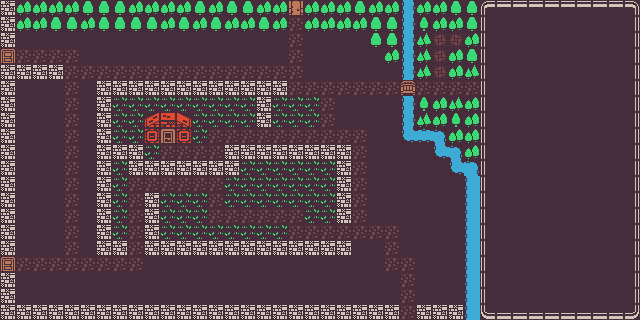

Rendered tile map (Tiled .tmx) drawn with the repository's tilesets; below, a short description and the full map source, tile grids included:
An orthogonal 40x20 tile map with 16x16 px tiles, 2 tile layers (ground, walls), 3 tilesets.

<map version="1.10" tiledversion="1.10.1" orientation="orthogonal" renderorder="right-down" width="40" height="20" tilewidth="16" tileheight="16" infinite="0" nextlayerid="5" nextobjectid="1">
 <tileset firstgid="1" name="colored-transparent_packed" tilewidth="16" tileheight="16" tilecount="1078" columns="49">
  <image source="kenney_1-bit-pack/Tilesheet/colored-transparent_packed.png" width="784" height="352" />
 </tileset>
 <tileset firstgid="1079" name="tilemap_packed" tilewidth="16" tileheight="16" tilecount="132" columns="12">
  <image source="kenney_tiny/kenney_tiny-town/Tilemap/tilemap_packed.png" width="192" height="176" />
 </tileset>
 <tileset firstgid="1211" name="colored_packed" tilewidth="16" tileheight="16" tilecount="1078" columns="49">
  <image source="kenney_tiny/kenney_1-bit-pack/Tilesheet/colored_packed.png" width="784" height="352" />
 </tileset>
 <layer id="1" name="ground" width="40" height="20">
  <data encoding="csv">
1211,1211,1211,1211,1211,1211,1211,1211,1211,1211,1211,1211,1211,1211,1211,1211,1211,1211,1214,1211,1211,1211,1211,1211,1211,1211,1211,1211,1211,1211,1211,1211,1211,1211,1211,1211,1211,1211,1211,1211,
1211,1211,1211,1211,1211,1211,1211,1211,1211,1211,1211,1211,1211,1211,1211,1211,1211,1211,1213,1211,1211,1211,1211,1211,1211,1211,1211,1211,1211,1211,1211,1211,1211,1211,1211,1211,1211,1211,1211,1211,
1211,1211,1211,1211,1211,1211,1211,1211,1211,1211,1211,1211,1211,1211,1211,1211,1211,1211,1213,1211,1211,1211,1211,1211,1211,1211,1211,1214,536872126,1211,1211,1211,1211,1211,1211,1211,1211,1211,1211,1211,
1213,1213,1213,1213,1213,1211,1211,1211,1211,1211,1211,1211,1211,1211,1211,1211,1211,1211,1213,1211,1211,1211,1211,1211,1211,1211,1211,1214,1211,1211,1211,1211,1211,1211,1211,1211,1211,1211,1211,1211,
1211,1211,1211,1211,1213,1213,1213,1213,1213,1213,1213,1213,1213,1213,1213,1213,1213,1213,1213,1211,1211,1211,1211,1211,1211,1211,1211,1214,1211,1211,1211,1211,1211,1211,1211,1211,1211,1211,1211,1211,
1211,1211,1211,1211,1213,1211,1211,1211,1211,1211,1211,1211,1211,1211,1211,1211,1211,1211,1213,1213,1213,1213,1213,1213,1213,1462,1213,1213,1213,1213,1211,1211,1211,1211,1211,1211,1211,1211,1211,1211,
1211,1211,1211,1211,1213,1211,1211,1216,1216,1216,1216,1216,1216,1216,1216,1216,1211,1216,1216,1216,1213,1211,1211,1211,1211,1211,1211,1211,1211,1211,1211,1211,1211,1211,1211,1211,1211,1211,1211,1211,
1211,1211,1211,1211,1213,1211,1211,1216,1216,1216,1216,1216,1216,1216,1216,1216,1211,1216,1216,1216,1213,1211,1211,1211,1211,1211,1211,1211,1211,1211,1211,1211,1211,1211,1211,1211,1211,1211,1211,1211,
1211,1211,1211,1211,1213,1211,1211,1216,1216,1216,1216,1216,1216,1213,1213,1213,1213,1213,1213,1213,1213,1213,1213,1211,1211,1211,1211,1211,1211,1211,1211,1211,1211,1211,1211,1211,1211,1211,1211,1211,
1211,1211,1211,1211,1213,1211,1211,1211,1211,1216,1213,1213,1213,1213,1211,1211,1211,1211,1211,1211,1211,1211,1213,1211,1211,1211,1211,1211,1211,1211,1211,1211,1211,1211,1211,1211,1211,1211,1211,1211,
1211,1211,1211,1211,1213,1211,1211,1216,1211,1211,1211,1211,1211,1211,1216,1216,1216,1216,1216,1216,1216,1211,1213,1211,1211,1211,1211,1211,1211,1211,1211,1211,1211,1211,1211,1211,1211,1211,1211,1211,
1211,1211,1211,1211,1213,1211,1211,1216,1213,1213,1213,1213,1213,1213,1216,1216,1216,1216,1216,1216,1216,1211,1213,1211,1211,1211,1211,1211,1211,1211,1211,1211,1211,1211,1211,1211,1211,1211,1211,1211,
1211,1211,1211,1211,1213,1211,1211,1216,1213,1211,1216,1216,1216,1213,1216,1216,1216,1216,1216,1216,1216,1211,1213,1211,1211,1211,1211,1211,1211,1211,1211,1211,1211,1211,1211,1211,1211,1211,1211,1211,
1211,1211,1211,1211,1213,1211,1211,1216,1213,1211,1216,1216,1216,1213,1213,1213,1213,1213,1213,1216,1216,1211,1213,1211,1211,1211,1211,1211,1211,1211,1211,1211,1211,1211,1211,1211,1211,1211,1211,1211,
1211,1211,1211,1211,1213,1211,1211,1216,1213,1211,1216,1216,1216,1216,1216,1216,1216,1216,1213,1213,1213,1213,1213,1213,1213,1211,1211,1211,1211,1211,1211,1211,1211,1211,1211,1211,1211,1211,1211,1211,
1211,1211,1211,1211,1213,1211,1211,1211,1213,1211,1211,1211,1211,1211,1211,1211,1211,1211,1211,1211,1211,1211,1211,1211,1213,1211,1211,1211,1211,1211,1211,1211,1211,1211,1211,1211,1211,1211,1211,1211,
1213,1213,1213,1213,1213,1213,1213,1213,1213,1211,1211,1211,1211,1211,1211,1211,1211,1211,1211,1211,1211,1211,1211,1211,1213,1213,1211,1211,1211,1211,1211,1211,1211,1211,1211,1211,1211,1211,1211,1211,
1211,1211,1211,1211,1211,1211,1211,1211,1211,1211,1211,1211,1211,1211,1211,1211,1211,1211,1211,1211,1211,1211,1211,1211,1211,1213,1211,1211,1211,1211,1211,1211,1211,1211,1211,1211,1211,1211,1211,1211,
1211,1211,1211,1211,1211,1211,1211,1211,1211,1211,1211,1211,1211,1211,1211,1211,1211,1211,1211,1211,1211,1211,1211,1211,1211,1213,1211,1211,1211,1211,1211,1211,1211,1211,1211,1211,1211,1211,1211,1211,
1211,1211,1211,1211,1211,1211,1211,1211,1211,1211,1211,1211,1211,1211,1211,1211,1211,1211,1211,1211,1211,1211,1211,1211,1211,1213,1211,1211,1211,1211,1211,1211,1211,1211,1211,1211,1211,1211,1211,1211
</data>
 </layer>
 <layer id="2" name="walls" width="40" height="20">
  <data encoding="csv">
1848,1263,1263,1263,1263,1264,1264,1264,1263,1263,1263,1263,1264,1263,1264,1264,1263,1263,1361,1263,1263,1263,1264,1263,1263,1415,1263,1263,1264,1264,2158,2159,2159,2159,2159,2159,2159,2159,2159,2160,
1848,1263,1263,1264,1264,1263,1264,1264,1264,1264,1263,1264,1263,1264,1263,1263,1264,1263,0,1263,1263,1263,1263,1264,1264,1415,1262,1263,1263,1264,2207,0,0,0,0,0,0,0,0,2209,
1848,0,0,0,0,0,0,0,0,0,0,0,0,0,0,0,0,0,0,0,0,0,0,1264,1264,1415,1312,0,0,1263,2207,0,0,0,0,0,0,0,0,2209,
1660,0,0,0,0,0,0,0,0,0,0,0,0,0,0,0,0,0,0,0,0,0,0,0,1263,1415,1312,0,1263,1264,2207,0,0,0,0,0,0,0,0,2209,
1848,1848,1848,1848,0,0,0,0,0,0,0,0,0,0,0,0,0,0,0,0,0,0,0,0,0,1415,1312,0,1263,1312,2207,0,0,0,0,0,0,0,0,2209,
1848,0,0,0,0,0,1848,1848,1848,1848,1848,1848,1848,1848,1848,1848,1848,1848,0,0,0,0,0,0,0,0,0,0,0,0,2207,0,0,0,0,0,0,0,0,2209,
1848,0,0,0,0,0,1848,0,0,0,0,0,0,0,0,0,1848,0,0,0,0,0,0,0,0,1415,1262,1263,1312,1263,2207,0,0,0,0,0,0,0,0,2209,
1848,0,0,0,0,0,1848,0,0,1804,1805,1806,0,0,0,0,1848,0,0,0,0,0,0,0,0,1415,1312,1263,1262,1263,2207,0,0,0,0,0,0,0,0,2209,
1848,0,0,0,0,0,1848,0,0,1855,1657,1855,0,0,0,0,0,0,0,0,0,0,0,0,0,1610614152,3758097799,2684355976,1263,1263,2207,0,0,0,0,0,0,0,0,2209,
1848,0,0,0,0,0,1848,1848,1848,0,0,0,0,0,1848,1848,1848,1848,1848,1848,1848,1848,0,0,0,0,0,1610614152,2684355976,1263,2207,0,0,0,0,0,0,0,0,2209,
1848,0,0,0,0,0,1848,0,1848,1848,1848,1848,1848,1848,1848,0,0,0,0,0,0,1848,0,0,0,0,0,0,1610614152,2684356026,2207,0,0,0,0,0,0,0,0,2209,
1848,0,0,0,0,0,1848,0,0,0,0,0,0,0,0,0,0,0,0,0,0,1848,0,0,0,0,0,0,0,1465,2207,0,0,0,0,0,0,0,0,2209,
1848,0,0,0,0,0,1848,0,0,1848,0,0,0,0,0,0,0,0,0,0,0,1848,0,0,0,0,0,0,0,1465,2207,0,0,0,0,0,0,0,0,2209,
1848,0,0,0,0,0,1848,0,0,1848,0,0,0,0,0,0,0,0,0,0,0,1848,0,0,0,0,0,0,0,1465,2207,0,0,0,0,0,0,0,0,2209,
1848,0,0,0,0,0,1848,0,0,1848,0,0,0,0,0,0,0,0,0,0,0,0,0,0,0,0,0,0,0,1465,2207,0,0,0,0,0,0,0,0,2209,
1848,0,0,0,0,0,1848,1848,0,1848,1848,1848,1848,1848,1848,1848,1848,1848,1848,1848,1848,1848,0,0,0,0,0,0,0,1465,2207,0,0,0,0,0,0,0,0,2209,
1660,0,0,0,0,0,0,0,0,0,0,0,0,0,0,0,0,0,0,0,0,0,0,0,0,0,0,0,0,1465,2207,0,0,0,0,0,0,0,0,2209,
1848,0,0,0,0,0,0,0,0,0,0,0,0,0,0,0,0,0,0,0,0,0,0,0,0,0,0,0,0,1465,2207,0,0,0,0,0,0,0,0,2209,
1848,0,0,0,0,0,0,0,0,0,0,0,0,0,0,0,0,0,0,0,0,0,0,0,0,0,0,0,0,1465,2207,0,0,0,0,0,0,0,0,2209,
1848,1848,1848,1848,1848,1848,1848,1848,1848,1848,1848,1848,1848,1848,1848,1848,1848,1848,1848,1848,1848,1848,1848,1848,1848,0,1848,1848,1848,1465,2256,2257,2257,2257,2257,2257,2257,2257,2257,2258
</data>
 </layer>
</map>
